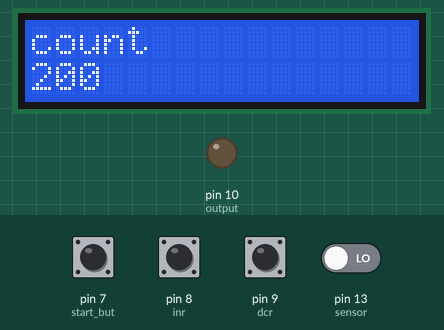
Bench run of a sketch on a simulated Arduino Uno, built with avr-gcc and run on an emulated ATmega328P. On the bench: 16×2 character LCD, output pins drawn as LEDs (lit = HIGH). Inputs (shaded band) come from the test bench; at power-on: pin 7 (start_but), pin 8 (inr), pin 9 (dcr) HIGH, pin 13 (sensor) LOW. EEPROM starts erased.

Above: at 7.2 s.
7.3 s: pin 7 (start_but) pulled LOW for 0.15 s
At 8.4 s:
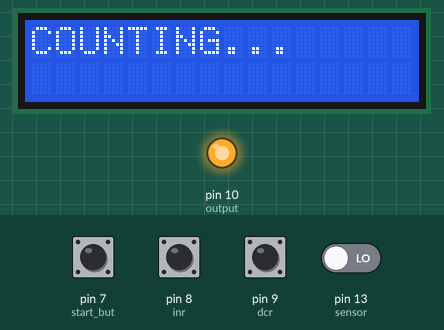
8.9 s: pin 13 (sensor) driven HIGH
At 10.4 s:
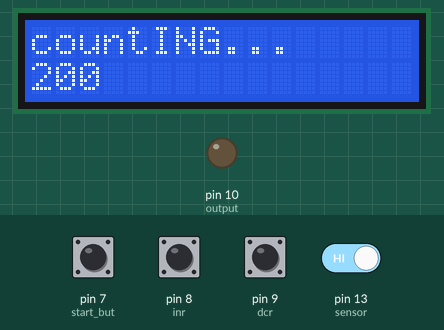
10.7 s: pin 8 (inr) pulled LOW for 0.15 s
At 11.3 s:
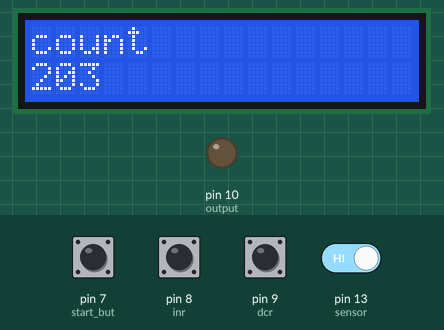
12.3 s: pin 9 (dcr) pulled LOW for 1 s
At 13.7 s:
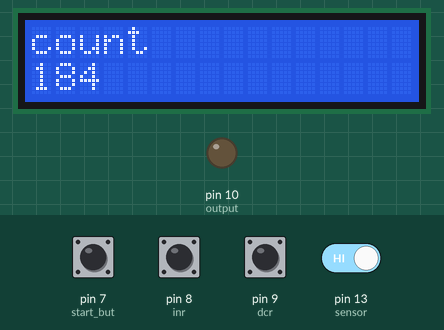
14.8 s: pin 7 (start_but) pulled LOW for 1 s
At 16.7 s:
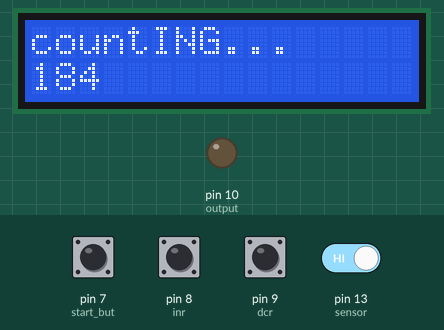
17.3 s: pin 9 (dcr) pulled LOW for 0.15 s
At 18.7 s:
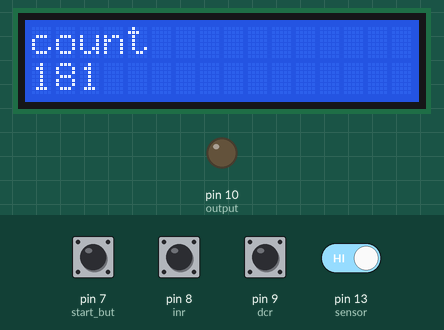
Timing chart, 0 to 19.9 s (numbered marks = the images above; inputs shaded):
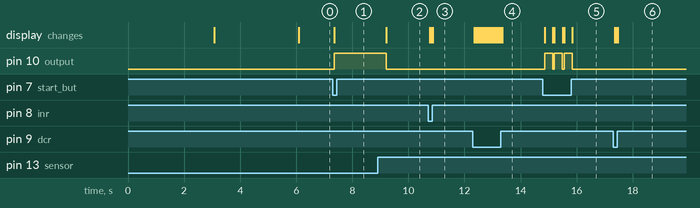

The sketch:

rotation_counter_first_time_upload.ino
```cpp
#include <LiquidCrystal.h>
#include <EEPROM.h>

#define sensor 13
// when ever the sensor goes high the program counts
// sensor is the pin where hall effect sensor is to be connected
// start_but is the pin from start button connect the other terminal of the start button to ground
// inr is the pin for increasing button connect second terminal to ground
// dcr is the pin for decreasing button connect second terminal to ground

int count = 0, start_but = 7, inr = 8, dcr = 9, output = 10;

const int rs = 12, en = 11, d4 = 5, d5 = 4, d6 = 3, d7 = 2;
LiquidCrystal lcd(rs, en, d4, d5, d6, d7);

void setup() {
  Serial.begin(38400);
  lcd.begin(16, 2);
  lcd.clear();
  lcd.setCursor(0, 0);
  lcd.print("COUNTING MACHINE");
  delay(3000);
  lcd.clear();
  lcd.setCursor(0, 0);
  lcd.print("original sketch");
  lcd.setCursor(0, 1);
  lcd.print("ver.1.0  GAGAN ");
  delay(3000);

  count=200;

  byte two = (count & 0xFF);
  byte one = ((count >> 8) & 0xFF);
  EEPROM.write(201, two);
  EEPROM.write(202, one);

  two = EEPROM.read(201);
  one = EEPROM.read(202);
  count = ((two << 0) & 0xFF) + ((one << 8) & 0xFFFF);

  pinMode(start_but, INPUT_PULLUP);
  pinMode(inr, INPUT_PULLUP);
  pinMode(dcr, INPUT_PULLUP);
  pinMode(sensor, INPUT);
  pinMode(output, OUTPUT);
  digitalWrite(output, LOW);
  lcd.clear();
}

void loop() {

  int i = 0;
  lcd.setCursor(0, 0);
  lcd.print("count");
  lcd.setCursor(0, 1);
  lcd.print(count);
  if (digitalRead(inr) == LOW && count < 1050) {
    delay(50);
    count++;
    lcd.clear();
    lcd.setCursor(0, 0);
  lcd.print("count");
  lcd.setCursor(0, 1);
  lcd.print(count);
  }

  if (digitalRead(dcr) == LOW && count > 0) {
    delay(50);
    count--;
    lcd.clear();
    lcd.setCursor(0, 0);
  lcd.print("count");
  lcd.setCursor(0, 1);
  lcd.print(count);
  }

  if (digitalRead(start_but) == LOW) {
    delay(50);
    byte two = (count & 0xFF);
    byte one = ((count >> 8) & 0xFF);
    EEPROM.write(201, two);
    EEPROM.write(202, one);
    lcd.clear();
    while (count > i) {
      lcd.setCursor(0, 0);
      lcd.print("COUNTING...");
      digitalWrite(output, HIGH);
      if (digitalRead(sensor) == HIGH) {
        i++;
      }
    }
    digitalWrite(output, LOW);
  }
}
```

Measured:
- after the input at 7.3 s, pin 10 (output): LOW → HIGH after 0.06 s; the display: changes after 0.06 s (image 1)
- after the input at 8.9 s, pin 10 (output): HIGH → LOW after 0.31 s; the display: changes after 0.32 s (image 2)
- after the input at 10.7 s, the display: first changes after 0.05 s (image 3 shows a later state)
- after the input at 12.3 s, the display: first changes after 0.05 s (image 4 shows a later state)
- after the input at 14.8 s, pin 10 (output): alternates HIGH for 0.29 s and LOW for 0.06 s, 6 changes in all, then stays LOW, starting after 0.06 s; the display: first changes after 0.06 s (image 5 shows a later state)
- after the input at 17.3 s, the display: first changes after 0.05 s (image 6 shows a later state)
